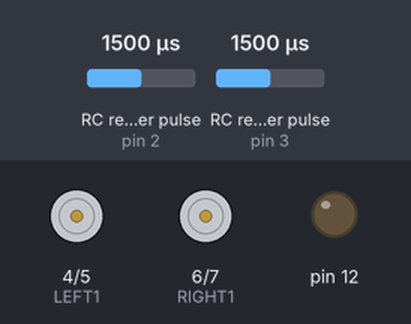
Recording of a sketch running on a simulated Arduino Uno, built with avr-gcc and run on an emulated ATmega328P. Parts: motor-driver pin pairs drawn as motors (green arrow = first pin HIGH = forward, orange = second pin HIGH = backward, longer = more drive, scaled by the enable pin), output pins drawn as LEDs (lit = HIGH). Wiring (inferred from the names in the program): 2 × RC receiver channel: data pin 2 / data pin 3. The inputs (shaded band) are chosen by the test bench; at power-on: RC receiver pulse (sensors on pin 2, pin 3) 1500 µs. What the sketch prints to the serial monitor is not drawn.

Above: at 1.2 s.
1.3 s: RC receiver pulse (sensor on pin 2) set to 1464 µs
2.8 s: RC receiver pulse (sensor on pin 2) set to 1443 µs
At 3.8 s:
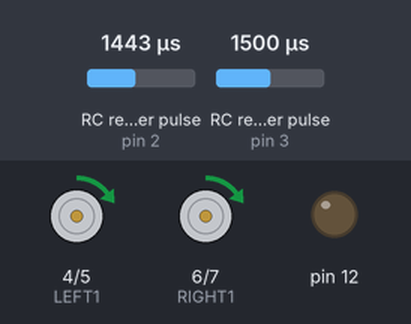
4.3 s: RC receiver pulse (sensor on pin 3) set to 1456 µs
5.8 s: RC receiver pulse (sensor on pin 3) set to 1441 µs
At 6.1 s:
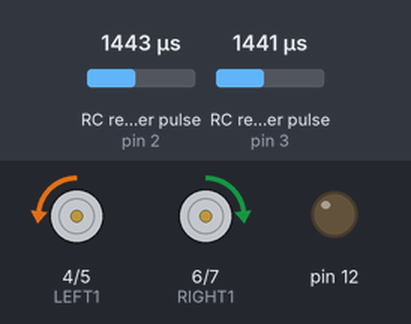
7.3 s: RC receiver pulse (sensor on pin 2) set to 1605 µs
9.2 s: RC receiver pulse (sensor on pin 2) set to 1627 µs
At 10.0 s:
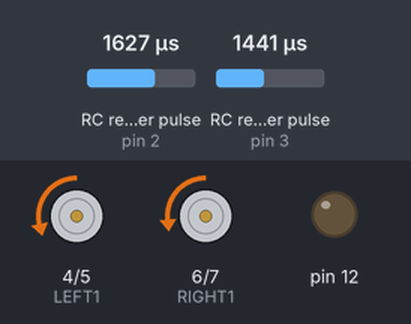
Timing chart, 0 to 11.7 s (numbered marks = the images above; inputs shaded):
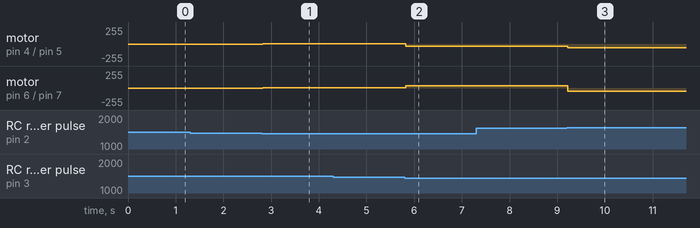

The sketch:

Flysky_Throttle_DC_Robot.ino
```cpp
#define SRC_NEUTRAL 1500
#define SRC_MAX 2000
#define SRC_MIN 1000
#define TRC_NEUTRAL 1500
#define TRC_MAX 2000

#define TRC_MIN 1000
#define RC_DEADBAND 50
#define ERROR_center 50
#define pERROR 100

uint16_t unSteeringMin = SRC_MIN + pERROR;
uint16_t unSteeringMax = SRC_MAX - pERROR;
uint16_t unSteeringCenter = SRC_NEUTRAL;

uint16_t unThrottleMin = TRC_MIN + pERROR;
uint16_t unThrottleMax = TRC_MAX - pERROR;
uint16_t unThrottleCenter = TRC_NEUTRAL;

#define PWM_MIN 0
#define PWM_MAX 255

#define GEAR_NONE 1
#define GEAR_IDLE 1
#define GEAR_FULL 2

#define PWM_SPEED_LEFT 10
#define PWM_SPEED_RIGHT 11
#define LEFT1 4
#define LEFT2 5
#define RIGHT1 6
#define RIGHT2 7

#define PROGRAM_PIN 9

#define THROTTLE_IN_PIN 2
#define STEERING_IN_PIN 3

#define THROTTLE_FLAG 1
#define STEERING_FLAG 2

// holds the update flags defined above
volatile uint8_t bUpdateFlagsShared;

volatile uint16_t unThrottleInShared;
volatile uint16_t unSteeringInShared;

// to refer to these in loop and the ISR then they would need to be declared volatile
uint32_t ulThrottleStart;
uint32_t ulSteeringStart;

uint8_t gThrottle = 0;
uint8_t gGear = GEAR_NONE;
uint8_t gOldGear = GEAR_NONE;

#define DIRECTION_STOP 0
#define DIRECTION_FORWARD 1
#define DIRECTION_REVERSE 2
#define DIRECTION_ROTATE_RIGHT 3
#define DIRECTION_ROTATE_LEFT 4

uint8_t gThrottleDirection = DIRECTION_STOP;
uint8_t gDirection = DIRECTION_STOP;
uint8_t gOldDirection = DIRECTION_STOP;

#define IDLE_MAX 50

#define MODE_RUN 0

uint8_t gMode = MODE_RUN;

unsigned long pulse_time  ;

void setup()
{
Serial.begin(9600);
Serial.println("hello");

attachInterrupt(0 /* INT0 = THROTTLE_IN_PIN */,calcThrottle,CHANGE);
attachInterrupt(1 /* INT1 = STEERING_IN_PIN */,calcSteering,CHANGE);

pinMode(PWM_SPEED_LEFT,OUTPUT);
pinMode(PWM_SPEED_RIGHT,OUTPUT);
pinMode(LEFT1,OUTPUT);
pinMode(LEFT2,OUTPUT);
pinMode(RIGHT1,OUTPUT);
pinMode(RIGHT2,OUTPUT);
pinMode(12,OUTPUT);
pulse_time =millis() ;
pinMode(PROGRAM_PIN,INPUT);
}

void loop()
{

 static uint16_t unThrottleIn;
 static uint16_t unSteeringIn;
 // local copy of update flags
 static uint8_t bUpdateFlags;
// fail_safe();

 if(bUpdateFlagsShared)
 {
  noInterrupts();
   pulse_time =millis() ;

  bUpdateFlags = bUpdateFlagsShared;

  if(bUpdateFlags & THROTTLE_FLAG)
  {
   unThrottleIn = unThrottleInShared;
  }

  if(bUpdateFlags & STEERING_FLAG)
  {
   unSteeringIn = unSteeringInShared;
  }

  bUpdateFlagsShared = 0;

  interrupts();
 }


  if(gMode == MODE_RUN)
  {
    // we are checking to see if the channel value has changed, this is indicated
    // by the flags.
    if(bUpdateFlags & THROTTLE_FLAG)
    {
      unThrottleIn = constrain(unThrottleIn,unThrottleMin,unThrottleMax);

      if(unThrottleIn > (unThrottleCenter + ERROR_center))
      {
        gThrottle = map(unThrottleIn,(unThrottleCenter + ERROR_center),unThrottleMax,PWM_MIN,PWM_MAX);
        gThrottleDirection = DIRECTION_FORWARD;
        Serial.println(unThrottleIn);
      }
      else if (unThrottleIn < (unThrottleCenter - ERROR_center))
      {
        gThrottle = map(unThrottleIn,unThrottleMin,(unThrottleCenter- ERROR_center),PWM_MAX,PWM_MIN);
        gThrottleDirection = DIRECTION_REVERSE;
      }
      else
      {
      gThrottleDirection =DIRECTION_STOP;
      gThrottle=0;
      }

      if(gThrottle < IDLE_MAX)
      {
        gGear = GEAR_IDLE;
      }
      else
      {
        gGear = GEAR_FULL;
      }
    }
    if(bUpdateFlags & STEERING_FLAG)
    {
      uint8_t throttleLeft = gThrottle;
      uint8_t throttleRight = gThrottle;

      gDirection = gThrottleDirection;

      // see previous comments regarding trapping out of range errors
      // this is left for the user to decide how to handle and flag
      unSteeringIn = constrain(unSteeringIn,unSteeringMin,unSteeringMax);

      // if idle spin on spot
      switch(gGear)
      {
      case GEAR_IDLE:
        if(unSteeringIn > (unSteeringCenter + RC_DEADBAND))
        {
          gDirection = DIRECTION_ROTATE_RIGHT;
          // use steering to set throttle
          throttleRight = throttleLeft = map(unSteeringIn,unSteeringCenter,unSteeringMax,PWM_MIN,PWM_MAX);
        }
        else if(unSteeringIn < (unSteeringCenter - RC_DEADBAND))
        {
          gDirection = DIRECTION_ROTATE_LEFT;
          // use steering to set throttle
          throttleRight = throttleLeft = map(unSteeringIn,unSteeringMin,unSteeringCenter,PWM_MAX,PWM_MIN);
        }
        break;
      // if not idle proportionally restrain inside track to turn vehicle around it
      case GEAR_FULL:
        if(unSteeringIn > (unSteeringCenter + RC_DEADBAND))
        {
          throttleLeft = map(unSteeringIn,unSteeringCenter,unSteeringMax,gThrottle,PWM_MIN);
        }
        else if(unSteeringIn < (unSteeringCenter - RC_DEADBAND))
        {
          throttleRight = map(unSteeringIn,unSteeringMin,unSteeringCenter,PWM_MIN,gThrottle);
        }
        break;
      }
      analogWrite(PWM_SPEED_LEFT,throttleLeft);
      analogWrite(PWM_SPEED_RIGHT,throttleRight);
    }
  }
  if((gDirection != gOldDirection) || (gGear != gOldGear))
  {
    gOldDirection = gDirection;
    gOldGear = gGear;

 digitalWrite(LEFT1,LOW);
 digitalWrite(LEFT2,LOW);
 digitalWrite(RIGHT1,LOW);
 digitalWrite(RIGHT2,LOW);

switch(gDirection)
{
case DIRECTION_FORWARD:
 digitalWrite(LEFT1,LOW);
 digitalWrite(LEFT2,HIGH);
 digitalWrite(RIGHT1,LOW);
 digitalWrite(RIGHT2,HIGH);
 Serial.write("for");
 break;
case DIRECTION_REVERSE:
 digitalWrite(LEFT1,HIGH);
 digitalWrite(LEFT2,LOW);
 digitalWrite(RIGHT1,HIGH);
 digitalWrite(RIGHT2,LOW);
 Serial.write("rev");
 break;
case DIRECTION_ROTATE_RIGHT:
 digitalWrite(LEFT1,HIGH);
 digitalWrite(LEFT2,LOW);
 digitalWrite(RIGHT1,LOW);
 digitalWrite(RIGHT2,HIGH);
 Serial.write("right");
 break;

case DIRECTION_ROTATE_LEFT:
 digitalWrite(LEFT1,LOW);
 digitalWrite(LEFT2,HIGH);
 digitalWrite(RIGHT1,HIGH);
 digitalWrite(RIGHT2,LOW);
 Serial.write("left");
 break;
case DIRECTION_STOP:
 digitalWrite(LEFT1,LOW);
 digitalWrite(LEFT2,LOW);
 digitalWrite(RIGHT1,LOW);
 digitalWrite(RIGHT2,LOW);
 break;
}
  }
  bUpdateFlags = 0;
}

void calcThrottle()
{
  if(digitalRead(THROTTLE_IN_PIN) == HIGH)
  {
    ulThrottleStart = micros();
  }
  else
  {
    unThrottleInShared = (uint16_t)(micros() - ulThrottleStart);
    bUpdateFlagsShared |= THROTTLE_FLAG;
  }
}

void calcSteering()
{
  if(digitalRead(STEERING_IN_PIN) == HIGH)
  {
    ulSteeringStart = micros();
  }
  else
  {
    unSteeringInShared = (uint16_t)(micros() - ulSteeringStart);
    bUpdateFlagsShared |= STEERING_FLAG;
  }
}
```

Measured:
- the behaviour switches between 1449 and 1448 µs on RC receiver pulse (sensor on pin 3) (found by bisection; images 1 and 2)
- the behaviour switches between 1617 and 1618 µs on RC receiver pulse (sensor on pin 2) (found by bisection; images 2 and 3)
- after the input at 1.3 s, every drawn part: stays the same
- after the input at 2.8 s, motor on pin 4 (LEFT1) / pin 5 (LEFT2), motor on pin 6 (RIGHT1) / pin 7 (RIGHT2): stopped → forward 5/255 at once
- after the input at 4.3 s, every drawn part: stays the same
- after the input at 5.8 s, motor on pin 4 (LEFT1) / pin 5 (LEFT2): forward 5/255 → backward 36/255 at once; motor on pin 6 (RIGHT1) / pin 7 (RIGHT2): forward 5/255 → forward 36/255 at once
- after the input at 7.3 s, every drawn part: stays the same
- after the input at 9.2 s, motor on pin 4 (LEFT1) / pin 5 (LEFT2): backward 36/255 → backward 56/255 at once; motor on pin 6 (RIGHT1) / pin 7 (RIGHT2): forward 36/255 → backward 48/255 at once
